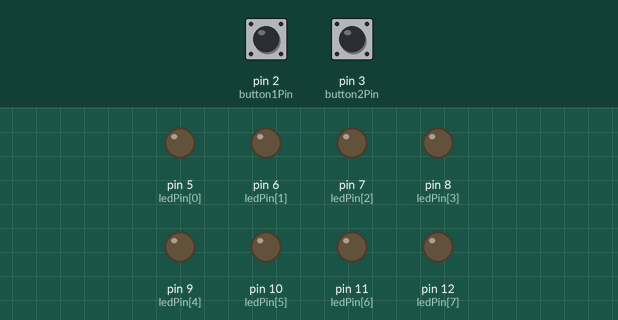
Simulated run of this sketch. Board: Arduino Uno, built with avr-gcc and run on an emulated ATmega328P. Shown: output pins drawn as LEDs (lit = HIGH). Inputs (shaded band) come from the test bench; at power-on: pin 2 (button1Pin) LOW, pin 3 (button2Pin) LOW.

Above: at 1.2 s.
1.3 s: pin 2 (button1Pin) pulled HIGH for 3.2 s
At 5.4 s:
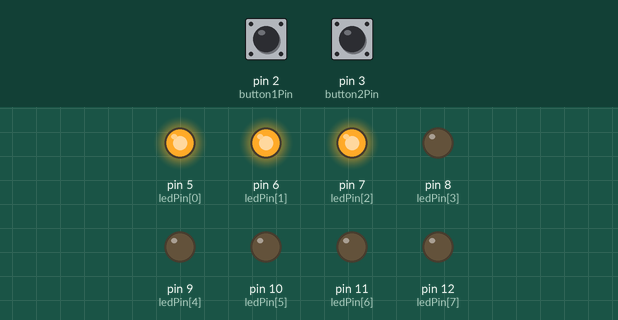
6.0 s: pin 2 (button1Pin) pulled HIGH for 0.15 s
At 6.7 s:
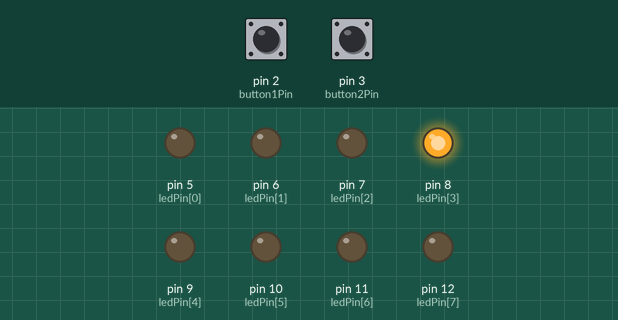
7.6 s: pin 2 (button1Pin) pulled HIGH for 1 s
At 9.5 s:
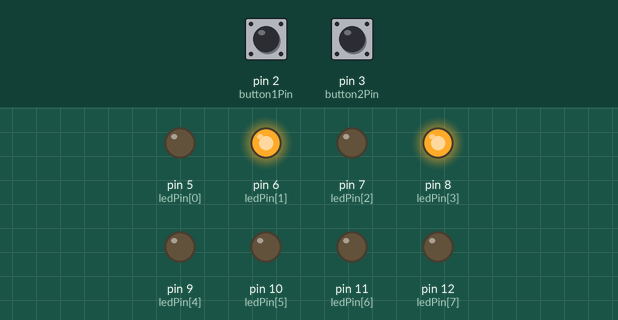
10.1 s: pin 2 (button1Pin) pulled HIGH for 0.15 s
At 11.0 s:
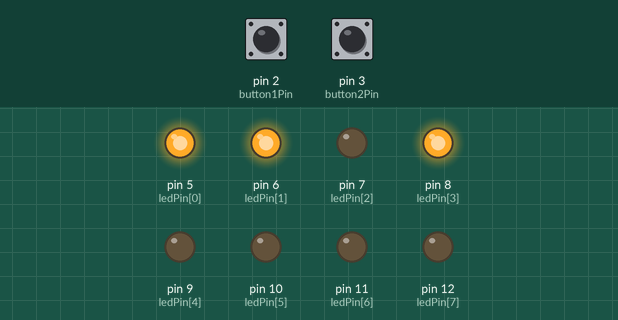
11.7 s: pin 2 (button1Pin) pulled HIGH for 0.15 s
At 12.2 s:
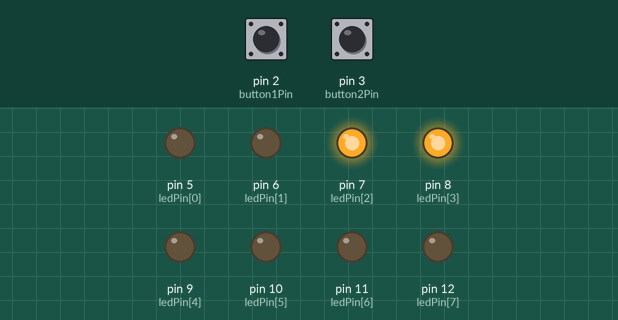
13.3 s: pin 2 (button1Pin) pulled HIGH for 1 s
At 15.0 s:
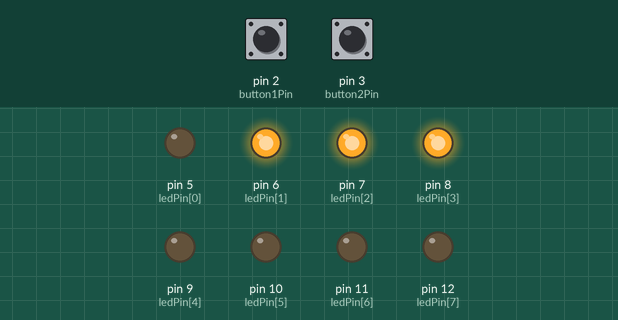
Timing chart, 0 to 16.5 s (numbered marks = the images above; inputs shaded):
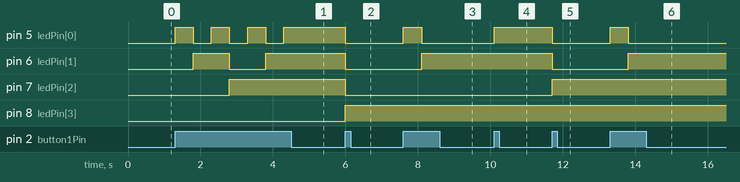

Measured:
- after the input at 1.3 s, pin 5 (ledPin[0]): alternates HIGH for 0.50 s and LOW for 0.50 s, 7 changes in all, then stays HIGH, starting at once; pin 6 (ledPin[1]): LOW → HIGH after 0.50 s, → LOW 1.0 s later, → HIGH 1.0 s later; pin 7 (ledPin[2]): LOW → HIGH after 1.5 s
- after the input at 6.0 s, pin 5 (ledPin[0]), pin 6 (ledPin[1]), pin 7 (ledPin[2]): HIGH → LOW at once; pin 8 (ledPin[3]): LOW → HIGH at once
- after the input at 7.6 s, pin 5 (ledPin[0]): LOW → HIGH at once, → LOW 0.50 s later; pin 6 (ledPin[1]): LOW → HIGH after 0.50 s
- after the input at 10.1 s, pin 5 (ledPin[0]): LOW → HIGH at once
- after the input at 11.7 s, pin 5 (ledPin[0]), pin 6 (ledPin[1]): HIGH → LOW at once; pin 7 (ledPin[2]): LOW → HIGH at once
- after the input at 13.3 s, pin 5 (ledPin[0]): LOW → HIGH at once, → LOW 0.50 s later; pin 6 (ledPin[1]): LOW → HIGH after 0.50 s

The sketch:

prog9_8leds.ino
```cpp
/**********************************************************************************
**                                                                               **
**                              Array de 8 LEDs                                  **
**                                                                               **
**                                                                               **
**********************************************************************************/

//********** Includes *************************************************************

//********** Variables ************************************************************
const int ledPin[] = {5, 6, 7, 8,9,10,11,12};   // donar nom en un array als pins 5, 6, 7, 8,9,10,11 i 12
const int button1Pin = 2;                       // donar nom al pin 2 de l’Arduino
boolean button1Estat = LOW;                     // definir variable d'estat pel polsador
const int button2Pin=3;                         // donar nom al pin 3 de l'Arduino
boolean button2Estat= LOW;                      // definir variable d'estat del polsador

int ledNum = 8;                                 // definir variable de número de leds
int num = 0;                                   // definir variable del número a mostrar

//********** Setup ****************************************************************
void setup()
{
  for(int i = 0; i < ledNum; i++) // definir els pins 5, 6, 7,8,9,10,11 i 12 com sortides
  {
    pinMode(ledPin[i], OUTPUT);
  }
  pinMode(button1Pin, INPUT);                   // definir el pin 2 com una entrada
  pinMode(button2Pin, INPUT);                   // definir el pin 3 com a entrada
  for(int j = 0; j < ledNum ; j++)              // els leds mostren incialment 0
    {
      digitalWrite(ledPin[j], 0);
    }
}

//********** Loop *****************************************************************
void loop()
{
  button1Estat = digitalRead(button1Pin);
  button2Estat = digitalRead (button2Pin);
  if (button1Estat == HIGH)
  {
    num = num + 1;                          // incrementar el número a mostrar
    if (num > 255)                         // quan ja ha ensenyat el 255 tornar al 0
           {
              num = 0;
           }
for(int j = 0; j < ledNum ; j++)           // actualitzar estat leds per mostrar número
    {
      digitalWrite(ledPin[j], bitRead(num, j));
    }
    delay(500);                            // per evitar que en una pulsació curta salti més d'un número
  }
    else if(button2Estat == HIGH)
  {
    num = num - 1;                        // incrementar el número a mostrar
    if (num < 0)                         // quan ja ha ensenyat el 0 tornar al 255
           {
              num = 255;
           }
for(int j = 0; j < ledNum ; j++)   // actualitzar estat leds per mostrar número
    {
      digitalWrite(ledPin[j], bitRead(num, j));
    }
    delay(500);    // per evitar que en una pulsació curta salti més d'un número
}
}

//********** Funcions *************************************************************
```
